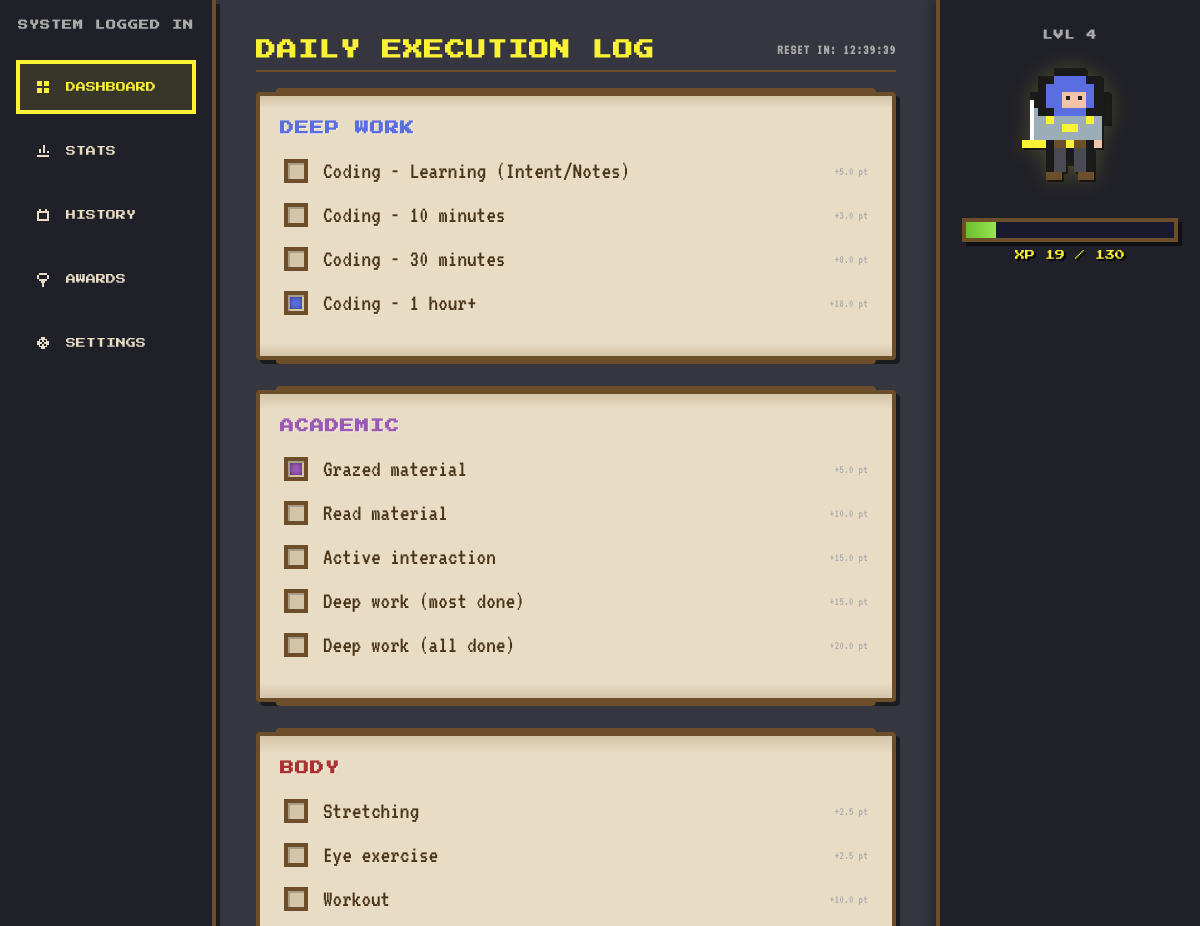
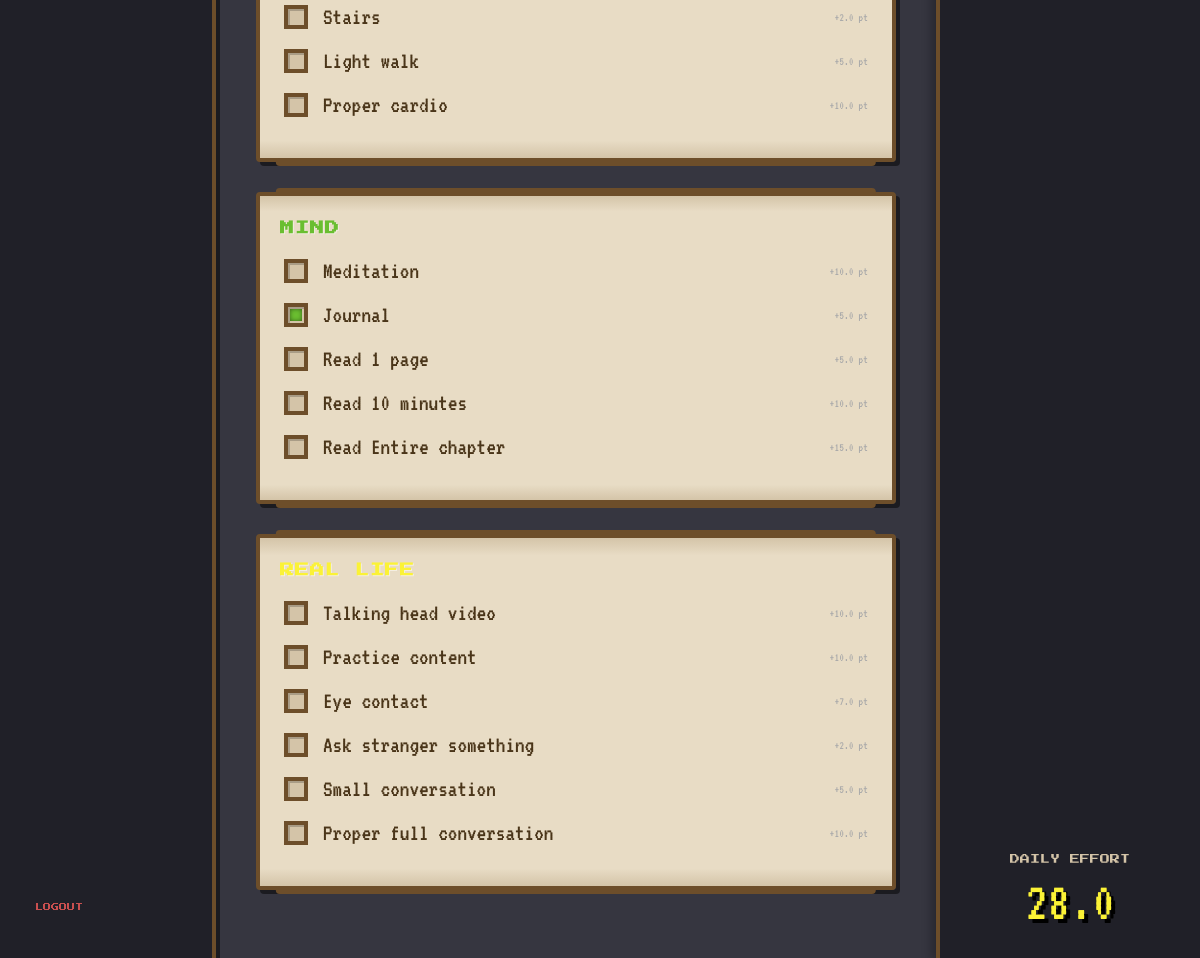
The app's page / (signed in) with its own data (2 pictures, top to bottom).
### tracker/models.py (models this page shows, shortened)
class Task(models.Model):
    name = models.CharField(max_length=100)
    category = models.CharField(max_length=2, choices=Category.choices)
    points = models.FloatField()
    is_tiered = models.BooleanField(default=False)

class Character(models.Model):
    user = models.OneToOneField(User, on_delete=models.CASCADE, related_name="character")
    level = models.IntegerField(default=1)
    total_xp = models.IntegerField(default=0)
    hair_style = models.CharField(max_length=50, default="default")
    clothing_color = models.CharField(max_length=50, default="neutral")
    skin_tone = models.CharField(max_length=50, default="neutral")
    @property
    def xp_percentage(self):
        return (self.total_xp % 130) / 1.30  # Same as (val / 130) * 100
    @property
    def xp_within_level(self):
        return self.total_xp % 130

### tracker/views.py (the view)
# urls.py: path('', views.dashboard, name='dashboard'),
@login_required
def dashboard(request):
    tasks = Task.objects.all()
    today = date.today()
    log, created = DailyLog.objects.get_or_create(user=request.user, date=today)
    completed_task_ids = TaskCompletion.objects.filter(log=log).values_list('task_id', flat=True)
    grouped_tasks = {
        Category.DEEP_WORK: tasks.filter(category=Category.DEEP_WORK),
        Category.ACADEMIC: tasks.filter(category=Category.ACADEMIC),
        Category.BODY: tasks.filter(category=Category.BODY),
        Category.MIND: tasks.filter(category=Category.MIND),
        Category.REAL_LIFE: tasks.filter(category=Category.REAL_LIFE),
    }
    context = {
        'grouped_tasks': grouped_tasks,
        'completed_task_ids': list(completed_task_ids),
        'daily_points': log.total_points,
    }
    return render(request, 'tracker/dashboard.html', context)

### templates/tracker/dashboard.html (shortened to what this page needs)
{% extends 'base.html' %}
{% block content %}
<h1 style="color: var(--xp-gold); font-size: 20px; border-bottom: 2px solid var(--border-pixel); padding-bottom: 10px; margin-bottom: 20px; display: flex; justify-content: space-between; align-items: center;">
    <span>DAILY EXECUTION LOG</span>
    <span id="day-clock" style="font-size: 14px; color: #aaa; font-family: var(--font-number);">RESET IN: 00:00:00</span>
</h1>
<div class="task-block border-focus">
    <h3>DEEP WORK</h3>
    {% for task in grouped_tasks.DW %}
    <div class="task-item" onclick="toggleTask({{ task.id }}, this)">
        <div class="pixel-checkbox {% if task.id in completed_task_ids %}checked{% endif %}"></div>
        <span>{{ task.name }}</span>
        <span style="font-size: 12px; color: #aaa; margin-left: auto;">+{{ task.points }} pt</span>
    </div>
    {% endfor %}
</div>
<div class="task-block border-knowledge">
    <h3>ACADEMIC</h3>
    {% for task in grouped_tasks.AC %}
    <div class="task-item" onclick="toggleTask({{ task.id }}, this)">
        <div class="pixel-checkbox {% if task.id in completed_task_ids %}checked{% endif %}"></div>
        <span>{{ task.name }}</span>
        <span style="font-size: 12px; color: #aaa; margin-left: auto;">+{{ task.points }} pt</span>
    </div>
    {% endfor %}
</div>
<div class="task-block border-strength">
    <h3>BODY</h3>
    {% for task in grouped_tasks.BO %}
    <div class="task-item" onclick="toggleTask({{ task.id }}, this)">
        <div class="pixel-checkbox {% if task.id in completed_task_ids %}checked{% endif %}"></div>
        <span>{{ task.name }}</span>
        <span style="font-size: 12px; color: #aaa; margin-left: auto;">+{{ task.points }} pt</span>
    </div>
    {% endfor %}
</div>
<div class="task-block border-wisdom">
    <h3>MIND</h3>
    {% for task in grouped_tasks.MI %}
    <div class="task-item" onclick="toggleTask({{ task.id }}, this)">
        <div class="pixel-checkbox {% if task.id in completed_task_ids %}checked{% endif %}"></div>
        <span>{{ task.name }}</span>
        <span style="font-size: 12px; color: #aaa; margin-left: auto;">+{{ task.points }} pt</span>
    </div>
    {% endfor %}
</div>
<div class="task-block border-confidence">
    <h3>REAL LIFE</h3>
    {% for task in grouped_tasks.RL %}
    <div class="task-item" onclick="toggleTask({{ task.id }}, this)">
        <div class="pixel-checkbox {% if task.id in completed_task_ids %}checked{% endif %}"></div>
        <span>{{ task.name }}</span>
        <span style="font-size: 12px; color: #aaa; margin-left: auto;">+{{ task.points }} pt</span>
    </div>
    {% endfor %}
</div>
{% endblock %}

### templates/base.html (shortened to what this page needs)
<!DOCTYPE html>
<html lang="en">
<head>
    {% load static %}
    <link rel="stylesheet" href="{% static 'css/style.css' %}">
</head>
<body>
    {% if request.user.is_authenticated %}
    <div class="layout-container">
        <nav class="left-nav">
            <h2 style="font-size: 10px; margin-bottom: 30px; text-align:center; padding: 0 10px; color: #aaa;">SYSTEM LOGGED IN</h2>
            <a href="{% url 'dashboard' %}" class="nav-item {% if request.resolver_match.url_name == 'dashboard' %}active{% endif %}">
                <svg class="nav-icon" viewBox="0 0 16 16"><rect x="2" y="2" width="5" height="5"/><rect x="9" y="2" width="5" height="5"/><rect x="2" y="9" width="5" height="5"/><rect x="9" y="9" width="5" height="5"/></svg>
                DASHBOARD
            </a>
            <a href="{% url 'stats' %}" class="nav-item {% if request.resolver_match.url_name == 'stats' %}active{% endif %}">
                <svg class="nav-icon" viewBox="0 0 16 16"><path d="M2 14h12v-2H2v2zm2-4h2V6H4v4zm4 0h2V2H8v8zm4 0h2v-2h-2v2z"/></svg>
                STATS
            </a>
            <a href="{% url 'history' %}" class="nav-item {% if request.resolver_match.url_name == 'history' %}active{% endif %}">
                <svg class="nav-icon" viewBox="0 0 16 16"><path d="M4 2v2H2v10h12V4h-2V2h-2v2H6V2H4zm8 4v6H4V6h8z"/></svg>
                HISTORY
            </a>
            <a href="{% url 'achievements' %}" class="nav-item {% if request.resolver_match.url_name == 'achievements' %}active{% endif %}">
                <svg class="nav-icon" viewBox="0 0 16 16"><path d="M4 2h8v2H4V2zm-2 2h2v4H2V4zm10 0h2v4h-2V4zm-8 4h8v2H4V8zm2 2h4v2H6v-2zm1 2h2v4H7v-4zm-2 4h6v2H5v-2z"/></svg>
                AWARDS
            </a>
            <a href="{% url 'settings' %}" class="nav-item {% if request.resolver_match.url_name == 'settings' %}active{% endif %}">
                <svg class="nav-icon" viewBox="0 0 16 16"><path d="M6 2h4v2h2v2h2v4h-2v2h-2v2H6v-2H4v-2H2V6h2V4h2V2zm1 3H5v2h2V5zm4 0H9v2h2V5zm0 4H9v2h2V9zM7 9H5v2h2V9zm2-2H7v2h2V7z"/></svg>
                SETTINGS
            </a>
            <a href="{% url 'logout' %}" class="nav-item" style="color:#C94F4F; font-size: 8px;">LOGOUT</a>
        </nav>
        <main class="center-content">
            {% block content %}
            {% endblock %}
        </main>
        <aside class="right-panel">
            <h2 id="global-level" style="font-size: 10px; margin-bottom: 20px; color: #aaa;">LVL {{ request.user.character.level|default:1 }}</h2>
            <div class="character-sprite-container">
            </div>
            <div class="xp-bar-container">
                <div class="xp-bar-fill" id="global-xp-bar" style="width: {{ request.user.character.xp_percentage|default:0 }}%;"></div>
            </div>
            <div class="xp-text">XP <span id="global-xp-val">{{ request.user.character.xp_within_level|default:0 }}</span> / 130</div>
            <div class="daily-points-label">DAILY EFFORT</div>
            <div class="daily-points" id="global-daily-points">0</div>
        </aside>
    </div>
    {% else %}
        {% block auth_content %}
        {% endblock %}
    {% endif %}
</body>
</html>

### records on screen
Task: name "Coding - Learning (Intent/Notes)", points "5.0"
Task: name "Coding - 10 minutes", points "3.0"
Task: name "Coding - 30 minutes", points "8.0"
Task: name "Coding - 1 hour+", points "18.0"
Task: name "Grazed material", points "5.0"
Task: name "Read material", points "10.0"
Task: name "Active interaction", points "15.0"
Task: name "Deep work (most done)", points "15.0"
Task: name "Deep work (all done)", points "20.0"
Task: name "Stretching", points "2.5"
Task: name "Eye exercise", points "2.5"
Task: name "Workout", points "10.0"
Task: name "Stairs", points "2.0"
Task: name "Light walk", points "5.0"
Task: name "Proper cardio", points "10.0"
Task: name "Meditation", points "10.0"
Task: name "Journal", points "5.0"
Task: name "Read 1 page", points "5.0"
Task: name "Read 10 minutes", points "10.0"
Task: name "Read Entire chapter", points "15.0"
Task: name "Talking head video", points "10.0"
Task: name "Practice content", points "10.0"
Task: name "Eye contact", points "7.0"
Task: name "Ask stranger something", points "2.0"
Task: name "Small conversation", points "5.0"
Task: name "Proper full conversation", points "10.0"

### other values on screen
{{ request.user.character.level|default:1 }} "4"
{{ request.user.character.xp_within_level|default:0 }} "19"
